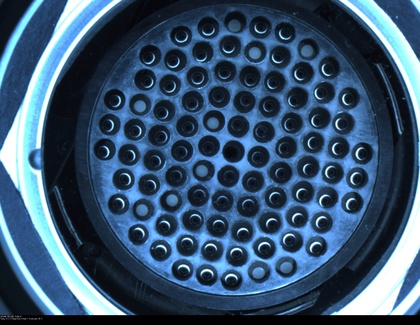
%> input picture origin_pic/33.jpg, 420 x 325 px, shrunk from 2560 x 1980 before the run
$ octave --eval "lvbo_cut('origin_pic/33.jpg');"   (GNU Octave 9; MATLAB toolbox functions it lacks are replaced by stand-ins)
%> lines starting %> are read from the running program, lines starting %| are printed output that depends on the picture
### ReturnCutSize.m
function [x_min,y_min,x_max,y_max] = ReturnCutSize(rgb)
%clear all
%rgb = imread('11.jpg');
gray_image = rgb2gray(rgb);
[m,n]=size(gray_image);
%% 处理大圆，大圆填黑
for i=1:m
    for j=1:n
        if gray_image(i,j)<50
            gray_image(i,j)=0;
        else
            gray_image(i,j)=gray_image(i,j)*2;
        end
    end
end
%imwrite(gray_image,'black_circle.jpg');

%% 初始化参数
A = [0,0,0,0];
B = [1,2,0,0,7,4,0,0,5];

%black_circle = imread('black_circle.jpg');
black_circle = gray_image;
%[m,n] = size(black_circle);
many_function = ManyFunction;

%% 求y的最大、最小
k = 0;
y_min = 0;
A = zeros(1,floor(4*n/9));
for i = 1:m

    B = black_circle(i,:);
    k = many_function.if_sub_matrix(A,B);
    if k == 1
        y_min = i;
        break;
    end
end

k = 0;
y_max = m;
A = zeros(1,floor(n/3));
for i = 1:m

    B = black_circle(m+1-i,:);
    k = many_function.if_sub_matrix(A,B);
    if k == 1
        y_max = m+1-i;
        break;
    end
end

%% 求x的最大、最小
k = 0;
x_min = 0;
A = zeros(1,floor(m/4));
for i = 1:n
    B = black_circle(:,i)';
    k = many_function.if_sub_matrix(A,B);
    if k == 1
        x_min = i;
        break;
    end
end

k = 0;
x_max = n;
A = zeros(1,floor(m/4));
for i = 1:n
    B = black_circle(:,n+1-i)';
    k = many_function.if_sub_matrix(A,B);
    if k == 1
        x_max = n+1-i;
        break;
    end
end
%% 截取图像
cc =imcrop(black_circle,[x_min y_min x_max-x_min y_max-y_min]);
%imshow(cc);
end

### ManyFunction.m
function many_function = ManyFunction
many_function.if_sub_matrix = @if_sub_matrix;
many_function.Circle_Region_Extract = @Circle_Region_Extract;
end
%% 判断是否子矩阵
function k = if_sub_matrix(A,B)
szA = size(A);
szB = size(B);
k = 0;

for j = 1:szB(2)-szA(2)+1
	if isequal(A, B(:,j:j+szA(2)-1))
        k = k+1;
        break;
	end
end
end

%% 提取圆到一张新图
% [27 lines left out: function Circle_Region_Extract, not called in this run]
%imshow(IMG_Out);

### lvbo_cut.m
function lvbo_cut(path)
%> called with path = 'origin_pic/33.jpg'

close all;

%% 加载原始图像
%rgb = imread('33.jpg');
rgb = imread(path);
%> rgb is the input picture: size 325x420x3 uint8; mean R, G, B 57.2, 84.2, 111.2
zz = strsplit(path,'.');
%new_path = [zz{1},'_lvbo_cut.',zz{2}];
new_path = [strrep(zz{1},'origin_pic','temp_pic'),'_lvbo_cut.',zz{2}];
gray_image = rgb2gray(rgb);
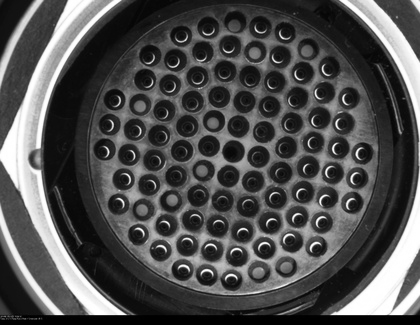
%> gray_image: size 325x420 uint8; min 0, max 255, mean 79.2
%% 直方图均衡
ImgIn=gray_image;
ImgHistEq=histeq(ImgIn,256);
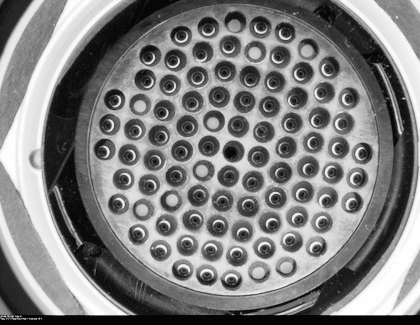
%> ImgHistEq: size 325x420 uint8; min 4, max 255, mean 128
% 自定义直方图均衡
[counts,x]=imhist(ImgIn,256);
%> counts = 256 values, max 2623 at index 1, min 42 at index 6, mean 533.2; x = 256 values from 0 to 255
cum_counts=cumsum(counts);
%> cum_counts = 256 values from 2623 to 136500
cum_counts=uint8(cum_counts/max(cum_counts)*255);% 转化函数
%> cum_counts = 256 values from 5 to 255
ImgOut=nan(size(ImgIn));
for i=1:length(x)
    ImgOut(ImgIn==x(i))=cum_counts(i);
end
ImgOut=uint8(ImgOut);
%> ImgOut: size 325x420 uint8
%% 裁剪滤波后的图像
[x_min,y_min,x_max,y_max] = ReturnCutSize(rgb);
%> after the loop in ReturnCutSize, `for i=1:m`:
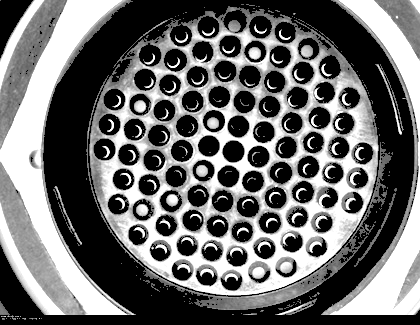
%> gray_image: size 325x420 uint8; min 0, max 255, mean 107.4
%> the loop in ReturnCutSize, `for i = 1:m` made 1 pass
%> the loop in ReturnCutSize, `for i = 1:n` made 49 passes
%> k on passes 1 to 12: 0, 0, 0, 0, 0, 0, 0, 0, 0, 0, 0, 0
%> the loop in ReturnCutSize, `for i = 1:n` made 11 passes
%> in ReturnCutSize, `cc =imcrop(black_circle,[x_min y_min x_max-x_min y_max-y_min]);`:
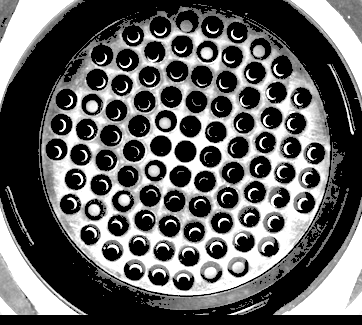
%> cc: size 325x362 uint8; min 0, max 255, mean 98.1
%> x_min = 49; y_min = 1; x_max = 410; y_max = 325
ImgOut_cut =imcrop(ImgOut,[x_min y_min x_max-x_min y_max-y_min]);
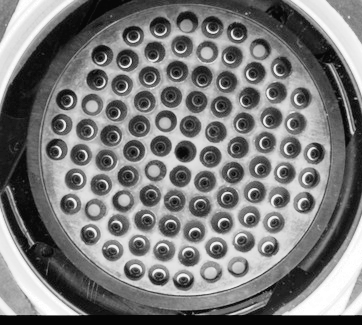
%> ImgOut_cut: size 325x362 uint8; min 5, max 255, mean 122.3
imshow(ImgOut_cut);
%imwrite(ImgOut_cut,'11_lvbo_cut.jpg');
imwrite(ImgOut_cut,new_path);
end

$ run again, on origin_pic/11.jpg
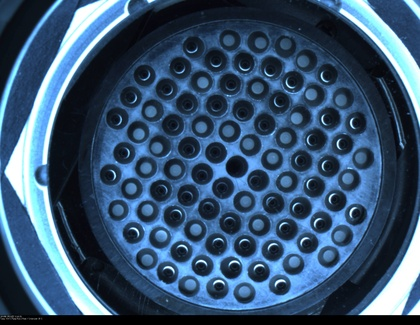
%> input picture origin_pic/11.jpg, 420 x 325 px, shrunk from 2560 x 1980 before the run
%> in lvbo_cut, rgb is the input picture: size 325x420x3 uint8; mean R, G, B 56.1, 83.9, 112.4
%> counts = 256 values, max 2544 at index 1, min 33 at index 6, mean 533.2; x = 256 values from 0 to 255
%> in lvbo_cut, `cum_counts=cumsum(counts);`: cum_counts = 256 values from 2544 to 136500
%> in lvbo_cut, `cum_counts=uint8(cum_counts/max(cum_counts)*255);`: cum_counts = 256 values from 5 to 255
%> after the loop in ReturnCutSize, `for i=1:m`:
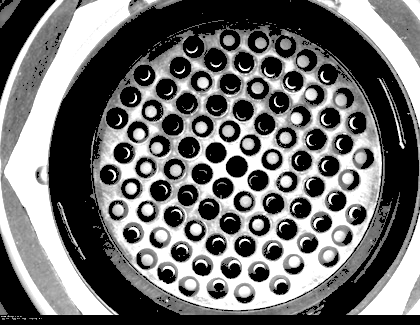
%> gray_image: size 325x420 uint8; min 0, max 255, mean 111.4
%> the loop in ReturnCutSize, `for i = 1:m` made 13 passes
%> the loop in ReturnCutSize, `for i = 1:m` made 1 pass
%> the loop in ReturnCutSize, `for i = 1:n` made 54 passes
%> the loop in ReturnCutSize, `for i = 1:n` made 7 passes
%> in lvbo_cut, `[x_min,y_min,x_max,y_max] = ReturnCutSize(rgb);`: x_min = 54; y_min = 13; x_max = 414; y_max = 325
%> in lvbo_cut, `ImgOut_cut =imcrop(ImgOut,[x_min y_min x_max-x_min y_max-y_min]);`:
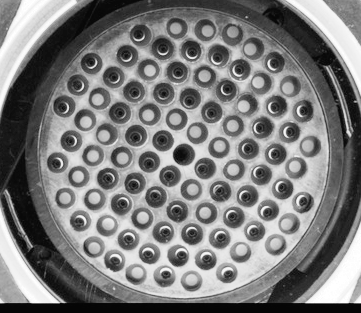
%> ImgOut_cut: size 313x361 uint8; min 5, max 255, mean 124.3

$ run again, on origin_pic/22.jpg
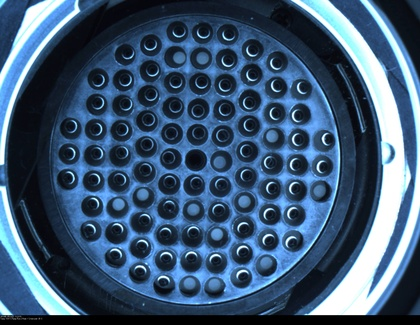
%> input picture origin_pic/22.jpg, 420 x 325 px, shrunk from 2560 x 1980 before the run
%> in lvbo_cut, rgb is the input picture: size 325x420x3 uint8; mean R, G, B 61.1, 87.4, 115.1
%> counts = 256 values, max 2735 at index 1, min 39 at index 6, mean 533.2; x = 256 values from 0 to 255
%> in lvbo_cut, `cum_counts=cumsum(counts);`: cum_counts = 256 values from 2735 to 136500
%> in lvbo_cut, `cum_counts=uint8(cum_counts/max(cum_counts)*255);`: cum_counts = 256 values from 5 to 255
%> after the loop in ReturnCutSize, `for i=1:m`:
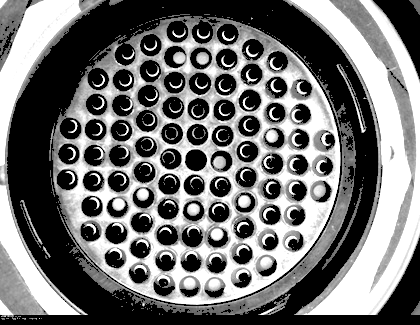
%> gray_image: size 325x420 uint8; min 0, max 255, mean 114.1
%> the loop in ReturnCutSize, `for i = 1:m` made 7 passes
%> the loop in ReturnCutSize, `for i = 1:m` made 1 pass
%> the loop in ReturnCutSize, `for i = 1:n` made 13 passes
%> the loop in ReturnCutSize, `for i = 1:n` made 47 passes
%> in lvbo_cut, `[x_min,y_min,x_max,y_max] = ReturnCutSize(rgb);`: x_min = 13; y_min = 7; x_max = 374; y_max = 325
%> in lvbo_cut, `ImgOut_cut =imcrop(ImgOut,[x_min y_min x_max-x_min y_max-y_min]);`:
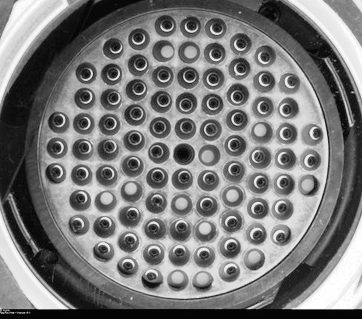
%> ImgOut_cut: size 319x362 uint8; min 5, max 255, mean 122.2
